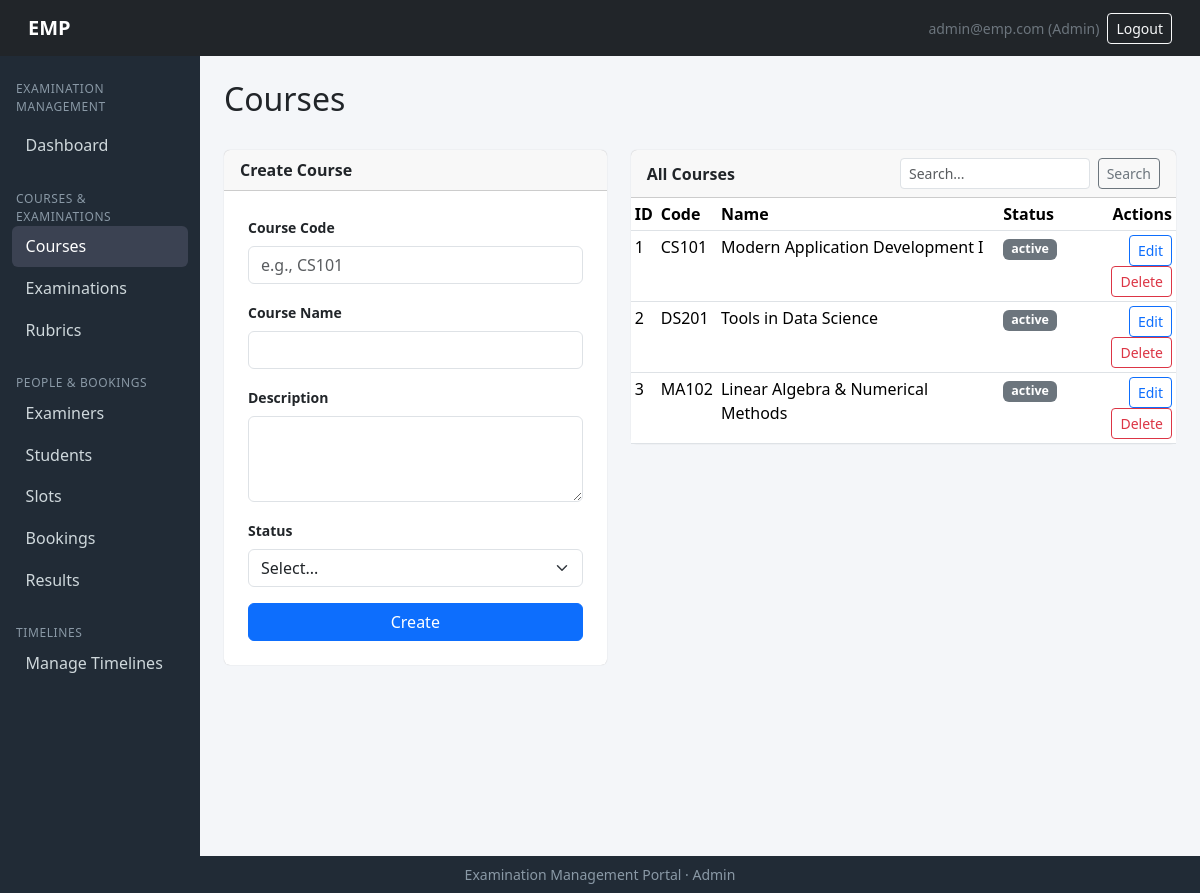
Screenshot of /admin/courses (signed in) with the database file from the repository.
### models/models.py (models this page shows, shortened)
class User(db.Model, UserMixin):
    __tablename__ = "users"
    id = db.Column(db.Integer, primary_key=True)
    email   = db.Column(db.String(120), unique=True, nullable=False, index=True)
    password_hash = db.Column(db.String(256), nullable=False)
    role = db.Column(db.String(20), nullable=False)   # admin | examiner | student
    is_active = db.Column(db.Boolean, default=True)
    created_at= db.Column(db.DateTime, default=datetime.utcnow)
    examiner=db.relationship("Examiner", backref="user", uselist=False)
    student  = db.relationship("Student", backref="user", uselist=False)
    admin  =db.relationship("Admin", backref="user", uselist=False)

class Course(db.Model):
    __tablename__ = "courses"
    id = db.Column(db.Integer, primary_key=True)
    code = db.Column(db.String(30), unique=True, nullable=False)
    name    = db.Column(db.String(150), nullable=False)
    description  = db.Column(db.Text)
    status=   db.Column(db.String(20), default="active")    # active|inactive
    examinations = db.relationship("Examination", backref="course")

### routes/admin_routes.py (the view, shortened to what this page needs)
@admin_bp.route('/courses', methods=['GET', 'POST'])
@login_required
def courses():
    if not admin_only():
        return redirect(url_for('auth.login'))
    q = request.args.get('q', '').strip()
    course_query = Course.query
    if q:
        course_query = course_query.filter((Course.name.ilike(f'%{q}%')) | (Course.code.ilike(f'%{q}%')))
    return render_template('admin/courses.html', courses=course_query.all(), edit=None, q=q)

### app.py (called while the page is built)
@login_manager.user_loader
def load_user(user_id):
    return User.query.get(int(user_id))

### routes/admin_routes.py (called while the page is built)
def admin_only():
    if current_user.role != 'admin':
        flash('Access denied.', 'danger')
        return False
    return True

### templates/admin/courses.html (shortened to what this page needs)
{% extends "admin/base_admin.html" %}
{% import "admin/_macros.html" as macros %}
{% block content %}
<div class="d-flex justify-content-between align-items-center mb-4">
    <h2>Courses</h2>
</div>
<div class="row g-4">
    <div class="col-lg-5">
        <div class="card">
            <div class="card-header fw-semibold">{{ 'Edit Course' if edit else 'Create Course' }}</div>
            <div class="card-body p-4">
                <form method="POST" action="{{ url_for('admin.courses') }}">
                    {{ macros.form_row('Course Code', 'code', edit.code, required=true, placeholder='e.g., CS101') }}
                    {{ macros.form_row('Course Name', 'name', edit.name, required=true) }}
                    {{ macros.form_row('Description', 'description', edit.description, rows=3) }}
                    {{ macros.select_row('Status', 'status', edit.status, [{'value':'Active','label':'Active'},{'value':'Inactive','label':'Inactive'}], true) }}
                    <button type="submit" class="btn btn-primary w-100">{{ 'Update' if edit else 'Create' }}</button>
                </form>
            </div>
        </div>
    </div>
    <div class="col-lg-7">
        <div class="card">
            <div class="card-header d-flex justify-content-between align-items-center">
                <span class="fw-semibold">All Courses</span>
                <form method="GET" action="{{ url_for('admin.courses') }}" class="d-flex gap-2" style="width:260px;">
                    <input type="text" name="q" class="form-control form-control-sm" placeholder="Search..." value="{{ q or '' }}">
                    <button type="submit" class="btn btn-sm btn-outline-secondary">Search</button>
                </form>
            </div>
            <div class="table-responsive">
                <table class="table table-sm table-hover mb-0">
                    <thead>
                        <tr>
                            <th>ID</th>
                            <th>Code</th>
                            <th>Name</th>
                            <th>Status</th>
                            <th class="text-end">Actions</th>
                        </tr>
                    </thead>
                    <tbody>
                        {% for c in courses %}
                            <tr>
                                <td>{{ c.id }}</td>
                                <td>{{ c.code }}</td>
                                <td>{{ c.name }}</td>
                                <td><span class="badge bg-{{ 'success' if c.status=='Active' else 'secondary' }} badge-status">{{ c.status }}</span></td>
                                <td class="text-end">
                                    <a class="btn btn-sm btn-outline-primary" href="{{ url_for('admin.course_edit', course_id=c.id) }}">Edit</a>
                                    <form method="POST" action="{{ url_for('admin.course_delete', course_id=c.id) }}" class="d-inline"
                                          onsubmit="return confirm('Delete this course?')">
                                        <button type="submit" class="btn btn-sm btn-outline-danger">Delete</button>
                                    </form>
                                </td>
                            </tr>
                        {% else %}
                            <tr><td colspan="5" class="text-center text-muted py-4">No courses found.</td></tr>
                        {% endfor %}
                    </tbody>
                </table>
            </div>
        </div>
    </div>
</div>
{% endblock %}

### templates/base.html (shortened to what this page needs)
<!DOCTYPE html>
<html lang="en">
<head>
    <link href="https://cdn.jsdelivr.net/npm/bootstrap@5.3.3/dist/css/bootstrap.min.css" rel="stylesheet">
</head>
<body class="d-flex flex-column min-vh-100">
<nav class="navbar navbar-dark bg-dark px-3">
    <div class="container-fluid">
        <a class="navbar-brand" href="{{ url_for('auth.home') }}">EMP</a>
        <div class="d-flex align-items-center gap-2">
            {% if current_user.is_authenticated %}
                <span class="text-secondary small d-none d-sm-inline">{{ current_user.email }} ({{ current_user.role|capitalize }})</span>
                <a class="btn btn-outline-light btn-sm" href="{{ url_for('auth.logout') }}">Logout</a>
            {% endif %}
        </div>
    </div>
</nav>
<div class="container-fluid flex-grow-1">
    <div class="row">
        {% block sidebar %}
        <nav class="col-md-2 col-lg-2 sidebar d-none d-md-block py-3">
            {% block nav_links %}{% endblock %}
        </nav>
        {% endblock %}
        <main class="col-md-10 col-lg-10 p-4">
            {% block content %}{% endblock %}
        </main>
    </div>
</div>
<footer class="footer text-center py-2 mt-auto small">
    Examination Management Portal &middot; {{ current_user.role|capitalize if current_user.is_authenticated else '' }}
</footer>
</body>
</html>

### templates/base.html (style rules this page uses)
body { background:#f4f6f9; }
.navbar-brand { font-weight:700; }
.sidebar { background:#212b36; color:#cfd8dc; min-height:100vh; }
.card { border:0; box-shadow:0 0 1px rgba(0,0,0,.25); }
.footer { background:#212b36; color:#8a99a6; }
.badge-status { font-size:.78rem; }

### rows the page displays
User: email "admin@emp.com", role "Admin"
Course: id "1", code "CS101", name "Modern Application Development I", status "active"
Course: id "2", code "DS201", name "Tools in Data Science", status "active"
Course: id "3", code "MA102", name "Linear Algebra & Numerical Methods", status "active"

### other values shown
{{ 'Edit Course' if edit else 'Create Course' }} "Create Course"
{{ label }} "Course Code Course Name Description"
{{ label }} "Status"
{{ 'Update' if edit else 'Create' }} "Create"
